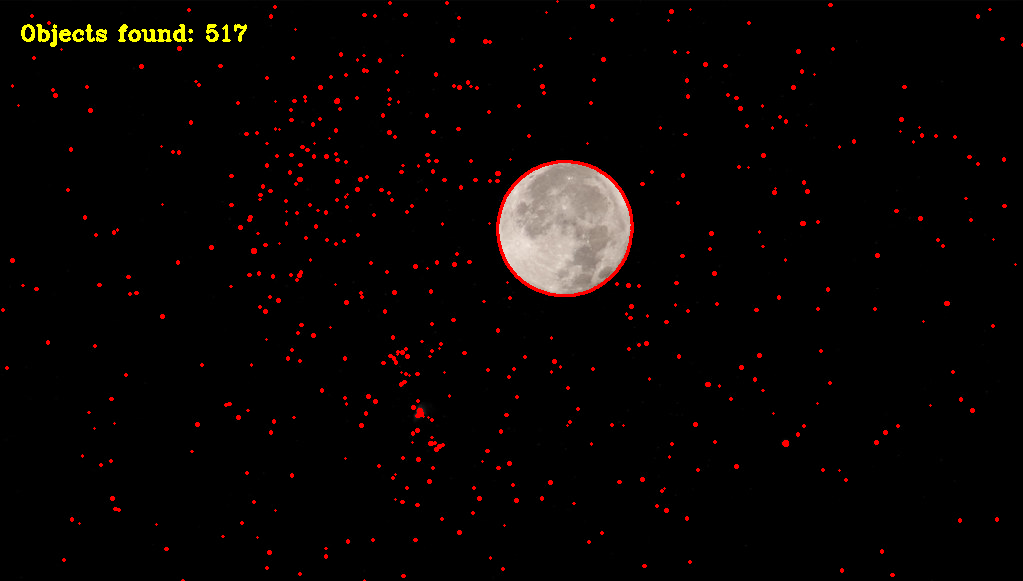
#> input picture counting_stars/final.png, 1023 x 581 px
$ python counting_stars.py --input final.png
#> lines starting #> are read from the running program, lines starting #| are printed output that depends on the picture; after the words box and inside, x2 and y2 are one past the last pixel; in counts of white or black regions, pixels touching at a corner belong together
# Import the necessary libraries
import argparse
import cv2
import imutils

# Build the argument parser
ap = argparse.ArgumentParser()
ap.add_argument("-i", "--input", required=True, help="Path to input image")
ap.add_argument("-o", "--output", help="Path to output")

args = vars(ap.parse_args())

# Read the image
image = cv2.imread(args["input"])
#> image is the input picture: shape (581, 1023, 3); mean B, G, R 3.8, 4.8, 8.7

# Convert to grayscale for processing
gray = cv2.cvtColor(image, cv2.COLOR_BGR2GRAY)
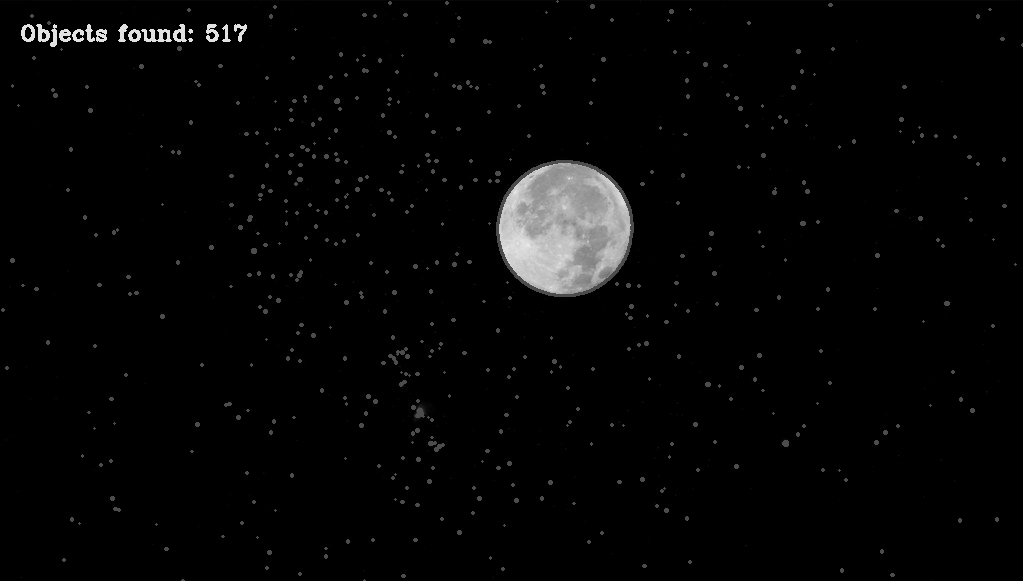
#> gray: shape (581, 1023); min 0, max 236, mean 5.8

# Apply Gaussian blur to reduce noise
blurred = cv2.blur(gray, (2, 2))

# Adaptive Thresholding the image to create a mask
thresh = cv2.adaptiveThreshold(
    blurred, 240, cv2.ADAPTIVE_THRESH_GAUSSIAN_C, cv2.THRESH_BINARY, 7, -5)
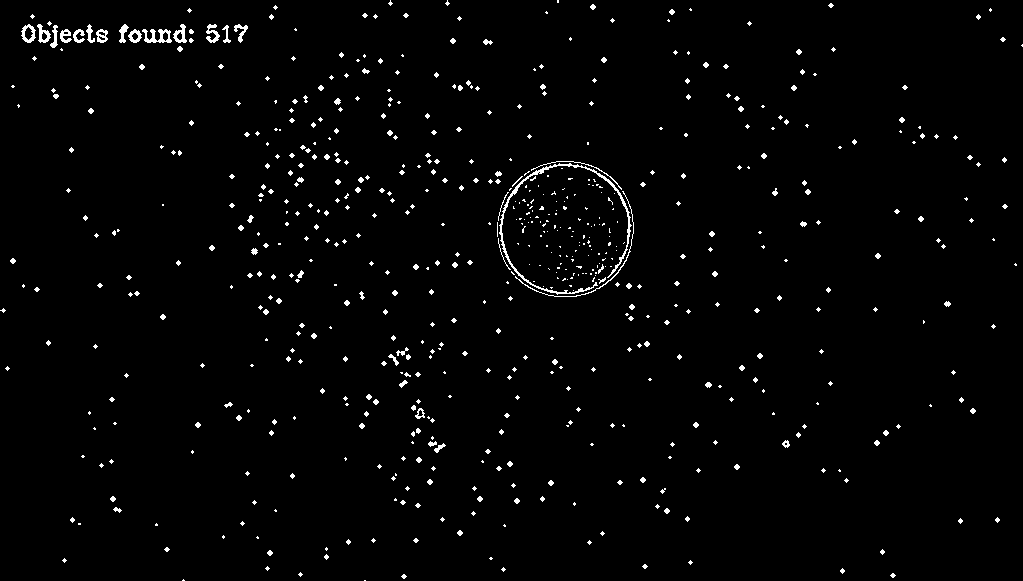
#> thresh: shape (581, 1023); values 0 (black) and 240 (white), 1.9% white in thin lines or dots

# Find and grab the contours
cnts = cv2.findContours(thresh.copy(), cv2.RETR_EXTERNAL,
                        cv2.CHAIN_APPROX_SIMPLE)
#> cnts = 650 contours, 619 with area under 20; largest, box (x1, y1, x2, y2) and area: (499, 163, 632, 295) 578, (142, 29, 172, 43) 203, (21, 24, 36, 43) 180, (173, 24, 187, 43) 134, (37, 24, 51, 43) 128
cnts = imutils.grab_contours(cnts)

# Draw boundary for the found objects
for c in cnts:
    cv2.drawContours(image, [c], -1, (0, 0, 255), 2)
#> this loop made 650 passes
#> c on passes 1, 2, 5: [[364, 580], [365, 580]], [[183, 579], [182, 580], [184, 580]], [[300, 572], [298, 574], [300, 576], [302, 574]]
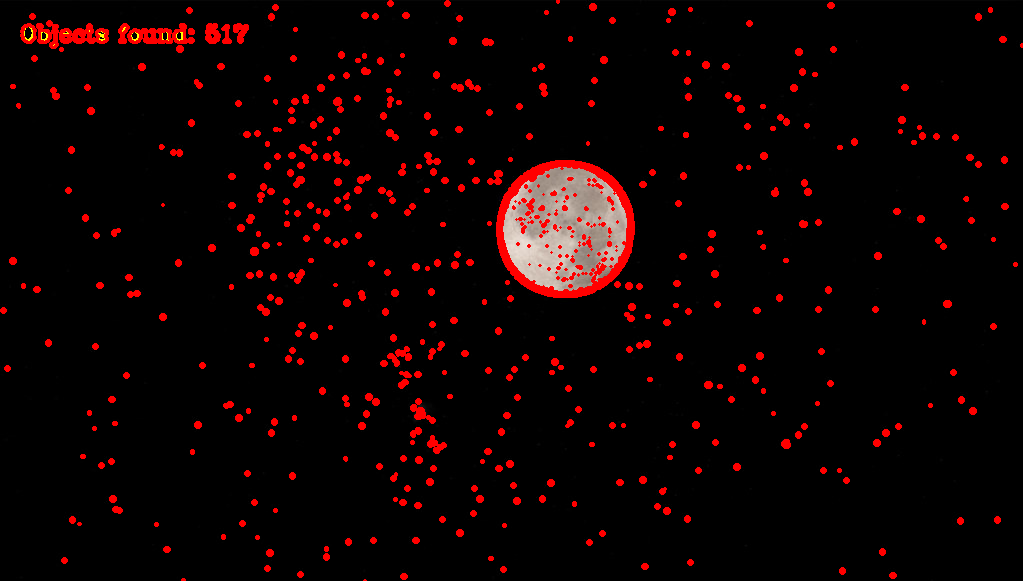
#> image: shape (581, 1023, 3); 3.14% of pixels changed, all inside (x1, y1, x2, y2) = (0, 0, 1023, 581)

# Print the total objects found
if len(cnts) > 0:
    cv2.putText(image, f"Objects found: {len(cnts)}", (20, 40),
                cv2.FONT_HERSHEY_COMPLEX, 0.7, (0, 255, 255), 2)
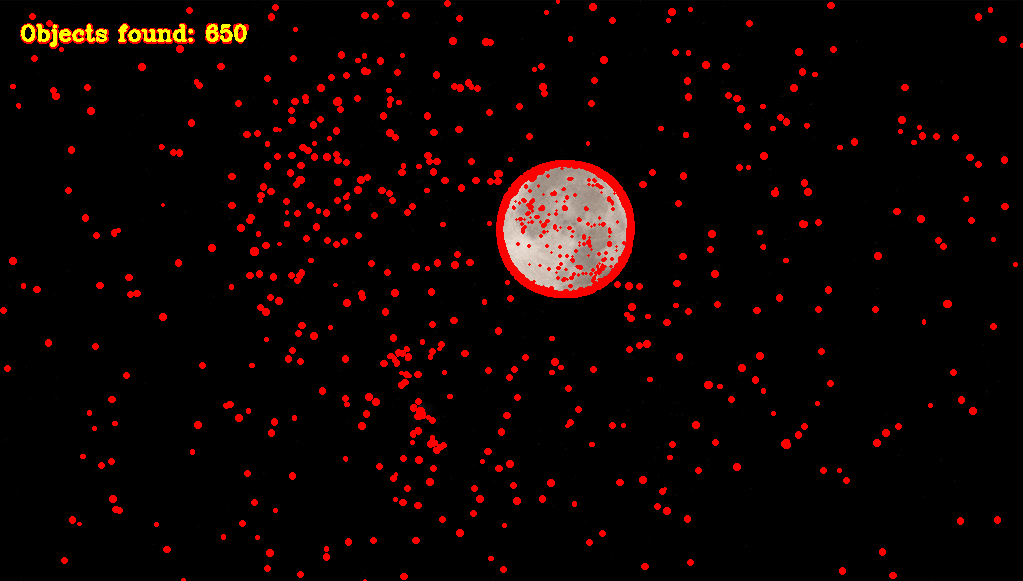
#> image: shape (581, 1023, 3); 0.28% of pixels changed, all inside (x1, y1, x2, y2) = (21, 24, 247, 47)

# Write the image to local disk
op = args["output"] if args["output"] else "final.png"
cv2.imwrite(op, image)
